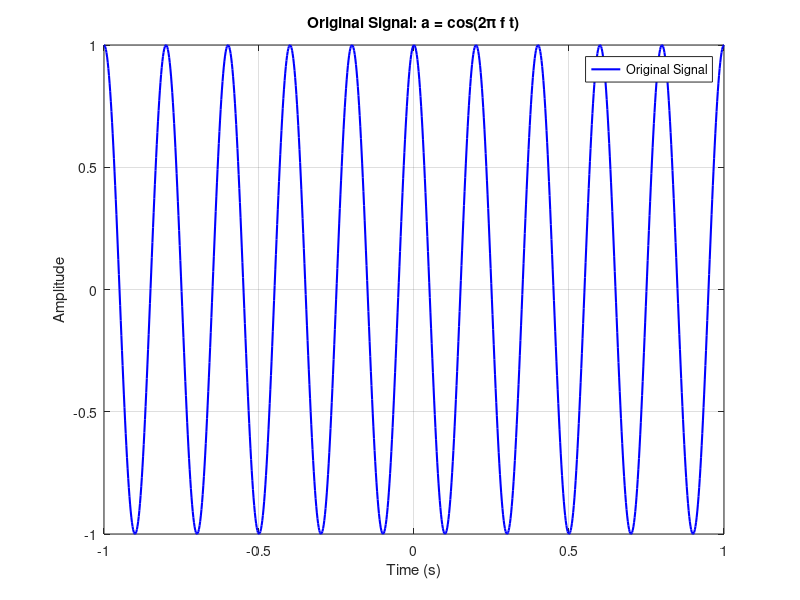
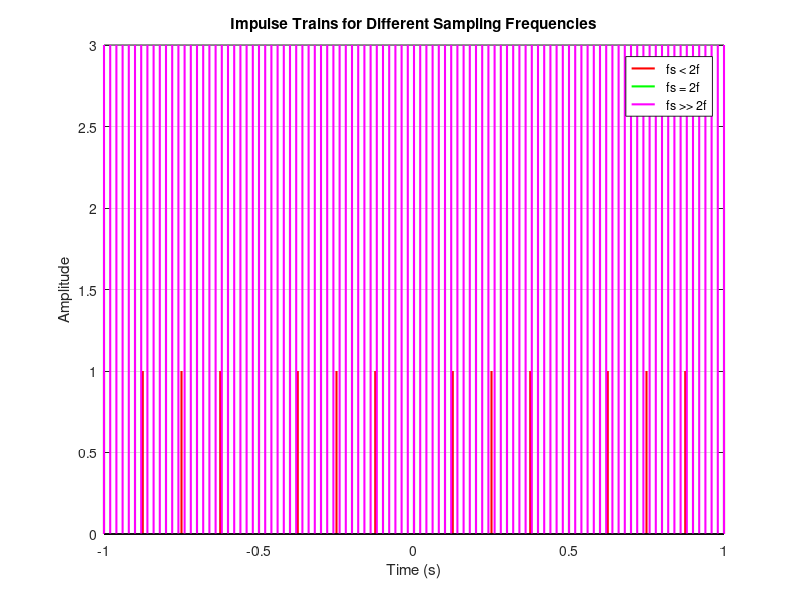
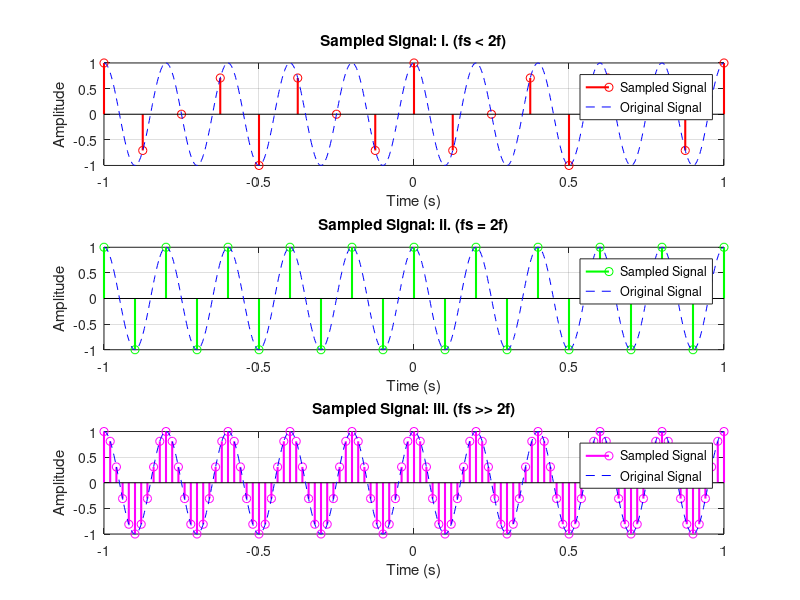
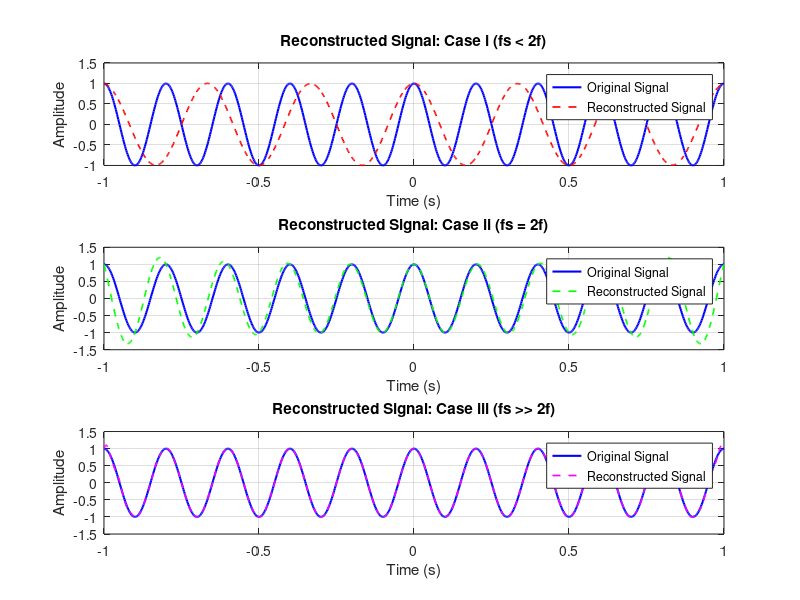

Source code (MATLAB) for these figures, in order:
% Task (c): Plot original signal, impulse trains, and sampled signals

% Original signal
f = 5;                          % Frequency of the signal (Hz)
t = linspace(-1, 1, 1000);      % Time vector
a = cos(2 * pi * f * t);        % Define the Original Signal

% Sampling frequencies
fs1 = 8;                        % i: fs < 2f
fs2 = 10;                       % ii: fs = 2f
fs3 = 50;                       % iii: fs >> 2f

% Sampling intervals
Ts1 = 1 / fs1;
Ts2 = 1 / fs2;
Ts3 = 1 / fs3;

% Sampled time vectors
t1 = -1:Ts1:1;
t2 = -1:Ts2:1;
t3 = -1:Ts3:1;

% Sampled signals
a1 = cos(2 * pi * f * t1);
a2 = cos(2 * pi * f * t2);
a3 = cos(2 * pi * f * t3);

% Plotting

% i. Plot the original signal
figure(1);
plot(t, a, 'b', 'LineWidth', 1.5);
title('Original Signal: a = cos(2\pi f t)');
xlabel('Time (s)');
ylabel('Amplitude');
grid on;
legend('Original Signal');


% ii. Plot impulse trains for three sampling frequencies
figure(2);
stem(t1, ones(size(t1)), 'r', 'LineWidth', 1.5, 'Marker', 'none'); hold on;
stem(t2, 2 * ones(size(t2)), 'g', 'LineWidth', 1.5, 'Marker', 'none'); hold on;
stem(t3, 3 * ones(size(t3)), 'm', 'LineWidth', 1.5, 'Marker', 'none');
title('Impulse Trains for Different Sampling Frequencies');
xlabel('Time (s)');
ylabel('Amplitude');
legend('fs < 2f', 'fs = 2f', 'fs >> 2f');
grid on;

figure(3);
subplot(3, 1, 1);
stem(t1, a1, 'r', 'LineWidth', 1.5); hold on;
plot(t, a, 'b--'); % Overlay original signal
title('Sampled Signal: i. (fs < 2f)');
xlabel('Time (s)');
ylabel('Amplitude');
legend('Sampled Signal', 'Original Signal');
grid on;

subplot(3, 1, 2);
stem(t2, a2, 'g', 'LineWidth', 1.5); hold on;
plot(t, a, 'b--'); % Overlay original signal
title('Sampled Signal: ii. (fs = 2f)');
xlabel('Time (s)');
ylabel('Amplitude');
legend('Sampled Signal', 'Original Signal');
grid on;

subplot(3, 1, 3);
stem(t3, a3, 'm', 'LineWidth', 1.5); hold on;
plot(t, a, 'b--'); % Overlay original signal
title('Sampled Signal: iii. (fs >> 2f)');
xlabel('Time (s)');
ylabel('Amplitude');
legend('Sampled Signal', 'Original Signal');
grid on;


% d) Reconstruct the signal from the three sampled signals using the sinc interpolation technique:
% i.    Plot each reconstructed signal along with the original signal in a single plot. Comment
%       on undersampling, oversampling, and aliasing effects, and provide appropriate titles
%       and axis labels for each plot.

% sinc function 
function sinc_val = sinc_val(x)
    sinc_val = (sin(pi * x) ./ (pi * x));   % Element-wise division
    sinc_val(x == 0) = 1;                   % case when x = 0
end


% Reconstruct the signals using sinc interpolation
reconstructed_a1 = zeros(size(t));
reconstructed_a2 = zeros(size(t));
reconstructed_a3 = zeros(size(t));

for k = 1:length(t1)
    reconstructed_a1 = reconstructed_a1 + a1(k) * sinc_val(fs1 * (t - t1(k)));
end

for k = 1:length(t2)
    reconstructed_a2 = reconstructed_a2 + a2(k) * sinc_val(fs2 * (t - t2(k)));
end

for k = 1:length(t3)
    reconstructed_a3 = reconstructed_a3 + a3(k) * sinc_val(fs3 * (t - t3(k)));
end


% Plot the reconstructed signals along with the original signal
figure;

% Case i: fs < 2f
subplot(3, 1, 1);
plot(t, a, 'b', 'LineWidth', 1.5); hold on;
plot(t, reconstructed_a1, 'r--', 'LineWidth', 1.2);
title('Reconstructed Signal: Case i (fs < 2f)');
xlabel('Time (s)');
ylabel('Amplitude');
legend('Original Signal', 'Reconstructed Signal');
grid on;

% Case ii: fs = 2f
subplot(3, 1, 2);
plot(t, a, 'b', 'LineWidth', 1.5); hold on;
plot(t, reconstructed_a2, 'g--', 'LineWidth', 1.2);
title('Reconstructed Signal: Case ii (fs = 2f)');
xlabel('Time (s)');
ylabel('Amplitude');
legend('Original Signal', 'Reconstructed Signal');
grid on;

% Case iii: fs >> 2f
subplot(3, 1, 3);
plot(t, a, 'b', 'LineWidth', 1.5); hold on;
plot(t, reconstructed_a3, 'm--', 'LineWidth', 1.2);
title('Reconstructed Signal: Case iii (fs >> 2f)');
xlabel('Time (s)');
ylabel('Amplitude');
legend('Original Signal', 'Reconstructed Signal');
grid on;

% 2. Generate a frequency spectrum plot for:
% (a) The original signal.
% (b) The sampled signal at the three different frequencies.
% (c) The reconstructed signal.


% FFT for the reconstructed signals
A1_rec = fftshift(fft(reconstructed_a1));   % FFT of reconstructed signal at fs1
n1 = length(A1_rec);                        % Frequency axis for the FFT
f1 = linspace(-fs1/2, fs1/2, n1);           % Frequency vectors

A2_rec = fftshift(fft(reconstructed_a2));   % FFT of reconstructed signal at fs2
n2 = length(A2_rec);                        % Frequency axis for the FFT
f2 = linspace(-fs2/2, fs2/2, n2);           % Frequency vectors

A3_rec = fftshift(fft(reconstructed_a3));   % FFT of reconstructed signal at fs3
n3 = length(A3_rec);                        % Frequency axis for the FFT
f3 = linspace(-fs3/2, fs3/2, n3);           % Frequency vectors


% 2. Generate a frequency spectrum plot for:
% (a) original signal spectrum
figure;
subplot(4,1,1);
plot(t, abs(a)); % Magnitude of FFT
title('Frequency Spectrum of Original Signal');
xlabel('Frequency (Hz)');
ylabel('Magnitude');
grid on;

% (b) The sampled signal at the three different frequencies.
% Plot spectrum of sampled signal at fs1
subplot(4,1,2);
plot(t1, abs(a1)); % Magnitude of FFT
title('Frequency Spectrum of Sampled Signal (fs = 8 Hz)');
xlabel('Frequency (Hz)');
ylabel('Magnitude');
grid on;

% Plot spectrum of sampled signal at fs2
subplot(4,1,3);
plot(t2, abs(a2)); % Magnitude of FFT
title('Frequency Spectrum of Sampled Signal (fs = 10 Hz)');
xlabel('Frequency (Hz)');
ylabel('Magnitude');
grid on;

% Plot spectrum of sampled signal at fs3
subplot(4,1,4);
plot(t3, abs(a3)); % Magnitude of FFT
title('Frequency Spectrum of Sampled Signal (fs = 50 Hz)');
xlabel('Frequency (Hz)');
ylabel('Magnitude');
grid on;

% (c) The reconstructed signal.
figure;
% Plot spectrum of reconstructed signal at fs1
subplot(3,1,1);
plot(f1, abs(A1_rec)); % Magnitude of FFT
title('Frequency Spectrum of Reconstructed Signal (fs = 8 Hz)');
xlabel('Frequency (Hz)');
ylabel('Magnitude');
grid on;

% Plot spectrum of reconstructed signal at fs2
subplot(3,1,2);
plot(f2, abs(A2_rec)); % Magnitude of FFT
title('Frequency Spectrum of Reconstructed Signal (fs = 10 Hz)');
xlabel('Frequency (Hz)');
ylabel('Magnitude');
grid on;


% Plot spectrum of reconstructed signal at fs2
subplot(3,1,3);
plot(f3, abs(A3_rec)); % Magnitude of FFT
title('Frequency Spectrum of Reconstructed Signal (fs = 50 Hz)');
xlabel('Frequency (Hz)');
ylabel('Magnitude');
grid on;